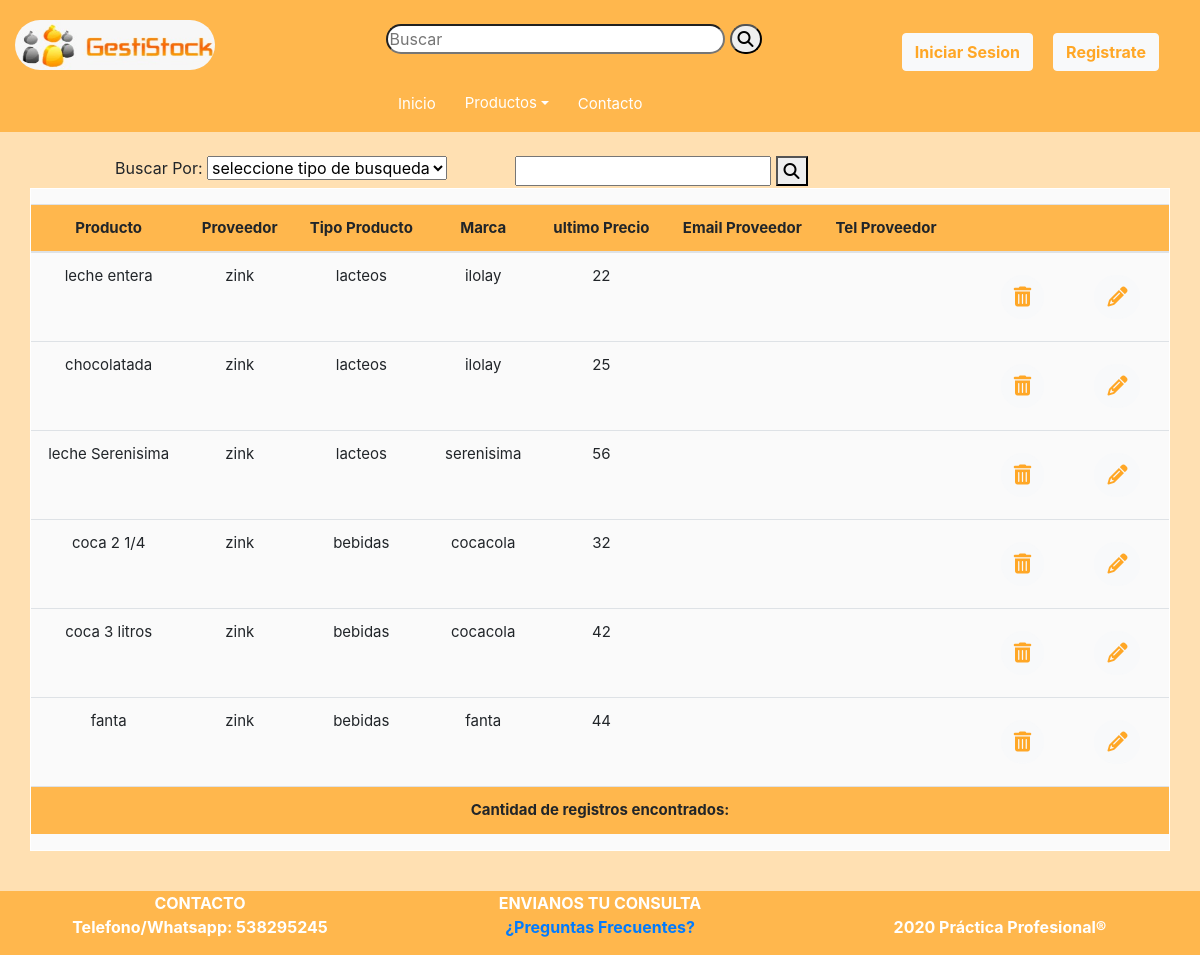
The page /Anteriores/listarProvProd.php on the database its author committed.
### tables this page shows
CREATE TABLE `productos` (
  `idProducto` int(11) NOT NULL,
  `descripcion` varchar(45) NOT NULL,
  `idPuestoFisico` int(11) NOT NULL,
  `imagen` varchar(45) NOT NULL,
  `Lote` varchar(45) NOT NULL,
  `fechaCaducidad` date NOT NULL,
  `cantidadProd` int(11) NOT NULL,
  `precio` float NOT NULL,
  `estado` varchar(100) NOT NULL
);

CREATE TABLE `proveedores` (
  `idProveedor` int(11) NOT NULL,
  `empresa` varchar(45) NOT NULL,
  `direccion` varchar(45) NOT NULL,
  `cuit` varchar(11) NOT NULL,
  `descripcion` varchar(200) NOT NULL
);

CREATE TABLE `tiposproductos` (
  `idTipoProducto` int(11) NOT NULL,
  `descripcion` varchar(45) NOT NULL
);

CREATE TABLE `marcas` (
  `idMarca` int(11) NOT NULL,
  `nombreMarca` varchar(45) NOT NULL
);

CREATE TABLE `productostpmarcas` (
  `idProducto` int(11) NOT NULL,
  `idProveedor` int(11) NOT NULL,
  `idTpMarca` int(11) NOT NULL,
  `precio` int(11) NOT NULL
);

### Anteriores/listarProvProd.php (the view, shortened to what this page needs)
<?php require ('header.php');
$consulta="SELECT p.idProducto,p.descripcion,pr.empresa, tpp.idTpMarca,tpp.precio, m.nombreMarca,tp.descripcion as tipoProducto FROM productos p
JOIN productostpmarcas tpp on p.idProducto=tpp.idProducto
JOIN proveedores pr on tpp.idProveedor=pr.idProveedor
JOIN tiposproductos_marcas tpm on tpm.idTpMarca=tpp.idTpMarca
JOIN marcas m on m.idMarca= tpm.idMarca
JOIN tiposproductos tp on tp.idTipoProducto=tpm.idTipoProducto
WHERE pr.empresa LIKE '%zink%'";
$query=mysqli_query($conexion,$consulta);
?>
<br>
<form action="listarProvProd.php" method="GET">
	<div class="row justify-content-center">
		<div class="col-md-4">
			<label>Buscar Por:</label>
			<select>
				<option value="0">
					seleccione tipo de busqueda
				</option>
			</select>
		</div>
		<div class="col-md-6">
			<input type="text" name="listarPP" id="listarPP">
			<button type="submit"><i class="fas fa-search"></i></i></button>
		</div>
	</div>
</form>
<div class="col-md-12">
	<div id="result" style="border: 1px solid white;overflow-y: scroll;background:#fafafa;padding-top:15px">
		<table class="table striped" style="background:#fafafa;height:300px">
			<thead>
				<th style="text-align: center;">Producto</th>
				<th style="text-align: center;">Proveedor</th>
				<th style="text-align: center;">Tipo Producto</th>
				<th style="text-align: center;">Marca</th>
				<th style="text-align: center;">ultimo Precio</th>
				<th style="text-align: center;">Email Proveedor</th>
				<th style="text-align: center;">Tel Proveedor</th>
				<th></th>
				<th></th>
				<th></th>
			</thead>
			<tbody>
				<?php while ($row=mysqli_fetch_array($query)): ?>
					<tr>
						<td style="text-align: center"><?php echo $row['descripcion'];?></td>
						<td style="text-align: center"><?php echo $row['empresa'];?></td>
						<td style="text-align: center"><?php echo $row['tipoProducto'];?></td>
						<td style="text-align: center"><?php echo $row['nombreMarca']; ?></td>
						<td style="text-align: center"><?php echo $row['precio'];?></td>
						<td style="text-align: center"><?php// echo $Telefono;?></td>
						<td></td>
						<td></td>
							<td><a href="#" style="border-radius:30px;font-size:20px" class="btn btn-light" data-toggle="modal" data-target="#info<?php echo $idPersona; ?>"><i class="fas fa-trash-alt"></i></a></td>
								<td>
									<form method="POST" action="modificarUsuario.php">
										<button style="border-radius:30px;font-size:20px" type="submit" name="idPersona" value="<?php echo $row['idPersona'];?>" class="btn btn-light"><i class="fas fa-pencil-alt"></i></button>
									</form>
								</td>
					</tr>
				<?php endwhile ?>
			</tbody>
			<tfoot>
				<tr align="center">
					<th colspan="12">Cantidad de registros encontrados: <?php// echo $total_usuarios?></th>
				</tr>
			</tfoot>
		</table>
	</div>
</div>
<?php require 'footer.php'; ?>

### header.php (shortened to what this page needs)
<?php
$id_usuario=0;
  ?>
  <!DOCTYPE html>
  <html>
  <head>
    <link rel="stylesheet" href="bootstrap-4.3.1-dist/css/bootstrap.min.css">
    <link rel="stylesheet" type="text/css" href="bootstrap-4.3.1-dist/css/estilos.css">
  </head>
  <body>
    <div class="container-fluid">
      <div class="row contBackHeader">
        <div class="col-md-3" style="padding-top:15px"><a class="navbar-brand" href="index.php"><img src="imagenes/logo.jpeg" style="width:200px;height: 50px;border-radius: 50px"></a>
        </div>
        <div class="col-md-5" >
          <div id="posBuscador">
            <form id="buscador" action="buscarProducto.php?pagina=1" method="GET">
              <input type="text" name="busqueda" id="busqueda" placeholder="Buscar
              " required>
              <button type="submit"><i class="fas fa-search"></i></i></button>
            </form>
          </div>
        </div>
        <div class="col-md-4" style="padding-top:15px">
          <nav class="navbar navbar-expand-lg navbar-light nav1" style="float:right">
            <div class="collapse navbar-collapse" id="navbarSupportedContent">
             <ul class="navbar-nav mr-auto">
               <?php if ($id_usuario==0): ?>
                 <li class="nav-item active">
                   <a class="btn btn-light" href="#" data-toggle="modal" data-target="#ingresar" onclick="ingresar();">Iniciar Sesion</a>
                 </li>
                 <li class="nav-item active">
                   <a class="btn btn-light" href="#" data-toggle="modal" data-target="#registrar" onclick="registrar();">Registrate</a>
                 </li>
               <?php endif ?>
             </ul>
           </div>
         </nav>
       </div>
     </div>
     <div class="row contBackHeader">
      <div class="col-md-12">
        <nav <?php if ($id_usuario==0) {echo 'id="posMenu"';}elseif ($id_usuario>0) {echo 'id="posMenu1"';} ?> class="navbar navbar-expand-lg navbar-light nav1">
          <div class="collapse navbar-collapse menustyle" id="navbarSupportedContent">
           <ul class="nav menu">
            <li class="nav-item">
             <a id="inicio" class="nav-link" href="index.php">Inicio</a>
           </li>
           <li class="nav-item dropdown">
            <a id="productos" href="#" style="color:white" class="btn  dropdown-toggle" data-toggle="dropdown" aria-haspopup="true" aria-expanded="false">Productos</a>
          </li>
          <li class="nav-item">
           <a class="nav-link" href="contacto.php">Contacto</a>
         </li>
    </ul>
  </div>
</nav>
</div>
</div>

### footer.php
	<div class="row" align="center" style="padding-top:80px">
		<div class="col-md-12">
			<br>
		</div>
		<div class="col-md-12 contBackFooter">
			<div class="row justify-content-center">
				<div class="col-md-4">
					<footer>
						<p>CONTACTO <br>
						Telefono/Whatsapp: 538295245 </p>
					</footer>
				</div>
				<div class="col-md-4">
					<footer>
						<a style="color:white;text-decoration:none" href="contacto.php"> ENVIANOS TU CONSULTA</a>
                  <br>
                  <a href="preguntas.php">¿Preguntas Frecuentes?</a>
					</footer>
				</div>
				<div class="col-md-4">
					<footer>
						<br>
						<p>2020 Práctica Profesional®</p>
					</footer>
				</div>
			</div>
		</div>
	</div>
</body>
</html>

### rows shown on the page
productos: descripcion "leche entera", proveedores.empresa "zink", tiposproductos.descripcion "lacteos", marcas.nombreMarca "ilolay", productostpmarcas.precio "22"
productos: descripcion "chocolatada", proveedores.empresa "zink", tiposproductos.descripcion "lacteos", marcas.nombreMarca "ilolay", productostpmarcas.precio "25"
productos: descripcion "leche Serenisima", proveedores.empresa "zink", tiposproductos.descripcion "lacteos", marcas.nombreMarca "serenisima", productostpmarcas.precio "56"
productos: descripcion "coca 2 1/4", proveedores.empresa "zink", tiposproductos.descripcion "bebidas", marcas.nombreMarca "cocacola", productostpmarcas.precio "32"
productos: descripcion "coca 3 litros", proveedores.empresa "zink", tiposproductos.descripcion "bebidas", marcas.nombreMarca "cocacola", productostpmarcas.precio "42"
productos: descripcion "fanta", proveedores.empresa "zink", tiposproductos.descripcion "bebidas", marcas.nombreMarca "fanta", productostpmarcas.precio "44"
